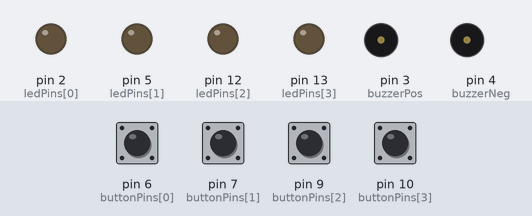
Simulated run of this sketch. Board: Arduino Uno, built with avr-gcc and run on an emulated ATmega328P. Shown: output pins drawn as LEDs (lit = HIGH), buzzer (waves = sounding, pin HIGH). Dashed ring = blinking. The inputs (shaded band) are chosen by the test bench; at power-on: pin 6 (buttonPins[0]), pin 7 (buttonPins[1]), pin 9 (buttonPins[2]), pin 10 (buttonPins[3]) LOW. Random numbers use the default seed unless the sketch sets one.

Above: at 2.8 s.
2.9 s: pin 7 (buttonPins[1]) pulled HIGH for 0.15 s
At 3.2 s:
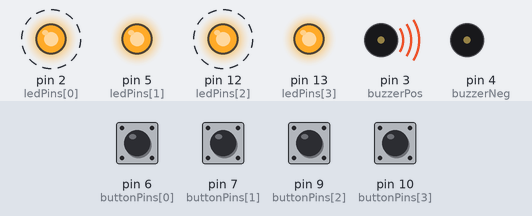
5.9 s: pin 10 (buttonPins[3]) pulled HIGH for 0.15 s
At 8.05 s:
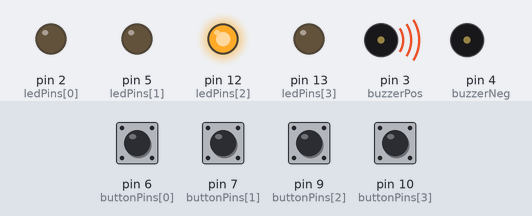
9.0 s: pin 6 (buttonPins[0]) pulled HIGH for 0.15 s
At 10.1 s:
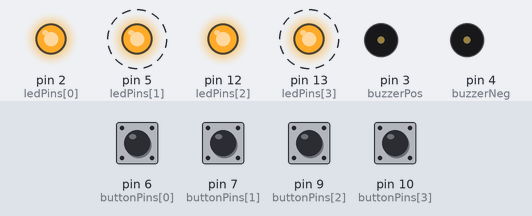
12.0 s: pin 6 (buttonPins[0]) pulled HIGH for 1 s
At 15.65 s:
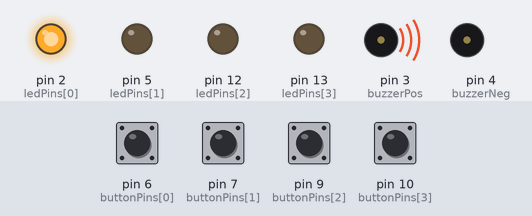
Timing chart, 0 to 16.0 s (numbered marks = the images above; inputs shaded):
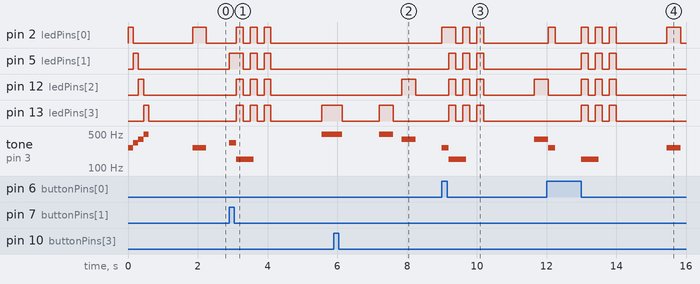

The sketch:

Simon_says.ino
```cpp
// Simon Says Game - Updated Pin Config
const int ledPins[] = {2, 5, 12, 13};     // Shifted LEDs to open pins
const int buttonPins[] = {6, 7, 9, 10};   // Buttons stay the same
const int buzzerPos = 3;                  // Your buzzer positive pin
const int buzzerNeg = 4;                  // Your buzzer negative pin

// Audio frequencies for each game button (Hz)
const int tones[] = {262, 330, 392, 494};

#define MAX_SEQUENCE 100
int gameSequence[MAX_SEQUENCE];
int currentLevel = 0;

void setup() {
  // Initialize LEDs and Buttons
  for (int i = 0; i < 4; i++) {
    pinMode(ledPins[i], OUTPUT);
    pinMode(buttonPins[i], INPUT);
  }

  // Set up both buzzer pins as outputs
  pinMode(buzzerPos, OUTPUT);
  pinMode(buzzerNeg, OUTPUT);

  // Force the negative pin to stay LOW to act as our Ground connection
  digitalWrite(buzzerNeg, LOW);

  // Seed the random generator using an unconnected analog pin
  randomSeed(analogRead(A0));

  startupSound();
  delay(1000);
}

void loop() {
  gameSequence[currentLevel] = random(0, 4);
  currentLevel++;

  showSequence();

  if (!getPlayerInput()) {
    gameOver();
    return;
  }

  delay(800);
}

// Function to flash an LED and play its corresponding tone
void lightUp(int index, int duration) {
  digitalWrite(ledPins[index], HIGH);
  tone(buzzerPos, tones[index], duration); // Sends audio signal to Pin 3
  delay(duration);
  digitalWrite(ledPins[index], LOW);
}

// Function to playback the current sequence
void showSequence() {
  for (int i = 0; i < currentLevel; i++) {
    delay(250);
    lightUp(gameSequence[i], 400);
  }
}

// Function to read and verify player inputs
bool getPlayerInput() {
  for (int i = 0; i < currentLevel; i++) {
    int activatedButton = -1;

    while (activatedButton == -1) {
      for (int b = 0; b < 4; b++) {
        if (digitalRead(buttonPins[b]) == HIGH) {
          activatedButton = b;
          lightUp(b, 200);

          while (digitalRead(buttonPins[b]) == HIGH) {
            delay(10);
          }
        }
      }
    }

    if (activatedButton != gameSequence[i]) {
      return false;
    }
  }
  return true;
}

void startupSound() {
  for (int i = 0; i < 4; i++) {
    lightUp(i, 150);
  }
}

void gameOver() {
  tone(buzzerPos, 150, 500);

  for (int i = 0; i < 3; i++) {
    for (int l = 0; l < 4; l++) digitalWrite(ledPins[l], HIGH);
    delay(200);
    for (int l = 0; l < 4; l++) digitalWrite(ledPins[l], LOW);
    delay(200);
  }

  currentLevel = 0;
  delay(1000);
}
```

Measured:
- after the input at 2.9 s, pin 2 (ledPins[0]): alternates HIGH for 0.20 s and LOW for 0.20 s, 6 changes in all, then stays LOW, starting after 0.20 s; pin 5 (ledPins[1]): LOW → HIGH at once, then repeats every 0.40 s: LOW 0.20 s, HIGH 0.20 s, until it stays LOW from 4.1 s
- after the input at 5.9 s, pin 12 (ledPins[2]): LOW → HIGH after 2.0 s, → LOW 0.40 s later
- after the input at 9.0 s, pin 2 (ledPins[0]): LOW → HIGH at once, then repeats every 0.40 s: LOW 0.20 s, HIGH 0.20 s, until it stays LOW from 10.2 s; pin 5 (ledPins[1]): alternates HIGH for 0.20 s and LOW for 0.20 s, 6 changes in all, then stays LOW, starting after 0.20 s
- after the input at 12.0 s, pin 2 (ledPins[0]): LOW → HIGH after 0.05 s, → LOW 0.20 s later, → HIGH 0.75 s later, → LOW 0.20 s later, … (10 changes in this stretch); pin 5 (ledPins[1]), pin 13 (ledPins[3]): alternates HIGH for 0.20 s and LOW for 0.20 s, 6 changes in all, then stays LOW, starting after 1.0 s
- by itself, tone on pin 3 (buzzerPos): plays 262 Hz for 0.15 s, 330 Hz for 0.15 s, 392 Hz for 0.15 s, 494 Hz for 0.15 s, 262 Hz for 0.40 s
